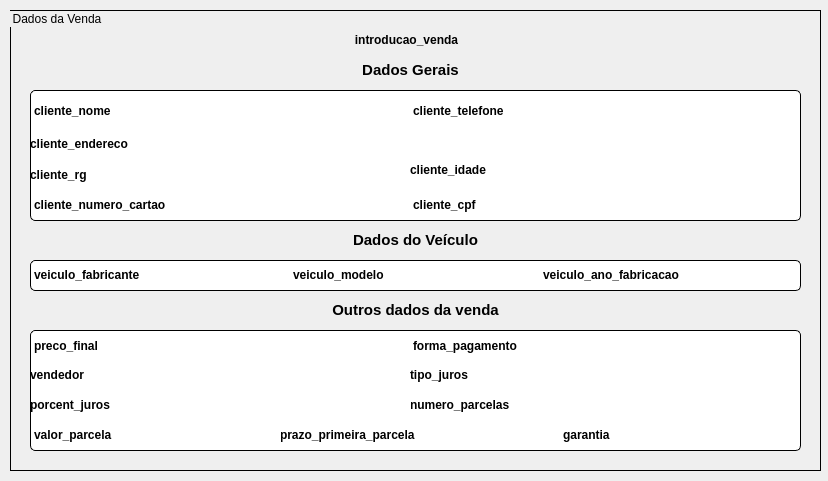
<?xml version="1.0" encoding="UTF-8"?>
<ui version="4.0">
 <class>view_vendas</class>
 <widget class="QDialog" name="view_vendas">
  <property name="geometry">
   <rect>
    <x>0</x>
    <y>0</y>
    <width>828</width>
    <height>481</height>
   </rect>
  </property>
  <property name="windowTitle">
   <string>Venda de Carros - Visualizar dados de vendas</string>
  </property>
  <property name="windowIcon">
   <iconset resource="resources/resources.qrc">
    <normaloff>:/new/prefix1/sell.png</normaloff>:/new/prefix1/sell.png</iconset>
  </property>
  <widget class="QGroupBox" name="groupBox">
   <property name="geometry">
    <rect>
     <x>10</x>
     <y>10</y>
     <width>811</width>
     <height>461</height>
    </rect>
   </property>
   <property name="styleSheet">
    <string notr="true">#groupBox {
	border: 1px solid #000000;
}</string>
   </property>
   <property name="title">
    <string>Dados da Venda</string>
   </property>
   <widget class="QLabel" name="label_introducao_venda">
    <property name="geometry">
     <rect>
      <x>16</x>
      <y>10</y>
      <width>761</width>
      <height>41</height>
     </rect>
    </property>
    <property name="styleSheet">
     <string notr="true">#label_introducao_venda {
	text-align: center;
	font-weight: bold;
}</string>
    </property>
    <property name="text">
     <string>&lt;html&gt;&lt;head/&gt;&lt;body&gt;&lt;p align=&quot;center&quot;&gt;introducao_venda&lt;/p&gt;&lt;/body&gt;&lt;/html&gt;</string>
    </property>
   </widget>
   <widget class="QLabel" name="label_cliente_nome">
    <property name="geometry">
     <rect>
      <x>20</x>
      <y>80</y>
      <width>381</width>
      <height>41</height>
     </rect>
    </property>
    <property name="styleSheet">
     <string notr="true">#label_cliente_nome {
	border-top: 1px solid #000000;
	border-left: 1px solid #000000;
	border-top-left-radius: 5px;
	background: #FFFFFF;

	font-weight: bold;
}</string>
    </property>
    <property name="text">
     <string>&lt;html&gt;&lt;head/&gt;&lt;body&gt;&lt;p&gt;cliente_nome&lt;/p&gt;&lt;/body&gt;&lt;/html&gt;</string>
    </property>
   </widget>
   <widget class="QLabel" name="label_cliente_endereco">
    <property name="geometry">
     <rect>
      <x>20</x>
      <y>119</y>
      <width>771</width>
      <height>31</height>
     </rect>
    </property>
    <property name="styleSheet">
     <string notr="true">#label_cliente_endereco {
		border-left: 1px solid #000000;
		border-right: 1px solid #000000;

		background: #FFFFFF;

		font-weight: bold;
}</string>
    </property>
    <property name="text">
     <string>&lt;html&gt;&lt;head/&gt;&lt;body&gt;&lt;p&gt;cliente_endereco&lt;/p&gt;&lt;/body&gt;&lt;/html&gt;</string>
    </property>
   </widget>
   <widget class="QLabel" name="label_cliente_telefone">
    <property name="geometry">
     <rect>
      <x>400</x>
      <y>80</y>
      <width>391</width>
      <height>41</height>
     </rect>
    </property>
    <property name="styleSheet">
     <string notr="true">#label_cliente_telefone {
		border-top: 1px solid #000000;
		border-right: 1px solid #000000;
		border-top-right-radius: 5px;
		background: #FFFFFF;

		font-weight: bold;
}</string>
    </property>
    <property name="text">
     <string>&lt;html&gt;&lt;head/&gt;&lt;body&gt;&lt;p&gt;cliente_telefone&lt;/p&gt;&lt;/body&gt;&lt;/html&gt;</string>
    </property>
   </widget>
   <widget class="QLabel" name="label_cliente_numero_cartao">
    <property name="geometry">
     <rect>
      <x>20</x>
      <y>180</y>
      <width>381</width>
      <height>31</height>
     </rect>
    </property>
    <property name="styleSheet">
     <string notr="true">#label_cliente_numero_cartao {
		border-left: 1px solid #000000;
		border-bottom: 1px solid #000000;
		border-bottom-left-radius: 5px;
		background: #FFFFFF;

		font-weight: bold;
}</string>
    </property>
    <property name="text">
     <string>&lt;html&gt;&lt;head/&gt;&lt;body&gt;&lt;p&gt;cliente_numero_cartao&lt;/p&gt;&lt;/body&gt;&lt;/html&gt;</string>
    </property>
   </widget>
   <widget class="QLabel" name="label_cliente_cpf">
    <property name="geometry">
     <rect>
      <x>400</x>
      <y>180</y>
      <width>391</width>
      <height>31</height>
     </rect>
    </property>
    <property name="styleSheet">
     <string notr="true">#label_cliente_cpf {
		border-right: 1px solid #000000;
		border-bottom: 1px solid #000000;
		border-bottom-right-radius: 5px;
		background: #FFFFFF;

		font-weight: bold;
}</string>
    </property>
    <property name="text">
     <string>&lt;html&gt;&lt;head/&gt;&lt;body&gt;&lt;p&gt;cliente_cpf&lt;/p&gt;&lt;/body&gt;&lt;/html&gt;</string>
    </property>
   </widget>
   <widget class="QLabel" name="label_cliente_rg">
    <property name="geometry">
     <rect>
      <x>20</x>
      <y>150</y>
      <width>381</width>
      <height>31</height>
     </rect>
    </property>
    <property name="styleSheet">
     <string notr="true">#label_cliente_rg {
		border-left: 1px solid #000000;
		background: #FFFFFF;

		font-weight: bold;
}</string>
    </property>
    <property name="text">
     <string>&lt;html&gt;&lt;head/&gt;&lt;body&gt;&lt;p&gt;cliente_rg&lt;/p&gt;&lt;/body&gt;&lt;/html&gt;</string>
    </property>
   </widget>
   <widget class="QLabel" name="label_cliente_idade">
    <property name="geometry">
     <rect>
      <x>400</x>
      <y>140</y>
      <width>391</width>
      <height>41</height>
     </rect>
    </property>
    <property name="styleSheet">
     <string notr="true">#label_cliente_idade {
		border-right: 1px solid #000000;
		background: #FFFFFF;

		font-weight: bold;
}</string>
    </property>
    <property name="text">
     <string>&lt;html&gt;&lt;head/&gt;&lt;body&gt;&lt;p&gt;cliente_idade&lt;/p&gt;&lt;/body&gt;&lt;/html&gt;</string>
    </property>
   </widget>
   <widget class="QLabel" name="label_vendedor">
    <property name="geometry">
     <rect>
      <x>20</x>
      <y>350</y>
      <width>381</width>
      <height>31</height>
     </rect>
    </property>
    <property name="styleSheet">
     <string notr="true">#label_vendedor {
		border-left: 1px solid #000000;
		background: #FFFFFF;

		font-weight: bold;
}</string>
    </property>
    <property name="text">
     <string>&lt;html&gt;&lt;head/&gt;&lt;body&gt;&lt;p&gt;vendedor&lt;/p&gt;&lt;/body&gt;&lt;/html&gt;</string>
    </property>
   </widget>
   <widget class="QLabel" name="label_veiculo_fabricante">
    <property name="geometry">
     <rect>
      <x>20</x>
      <y>250</y>
      <width>261</width>
      <height>31</height>
     </rect>
    </property>
    <property name="styleSheet">
     <string notr="true">#label_veiculo_fabricante {
		border-top: 1px solid #000000;
		border-left: 1px solid #000000;
		border-bottom: 1px solid #000000;
		border-top-left-radius: 5px;
		border-bottom-left-radius: 5px;
		background: #FFFFFF;

		font-weight: bold;
}</string>
    </property>
    <property name="text">
     <string>&lt;html&gt;&lt;head/&gt;&lt;body&gt;&lt;p&gt;veiculo_fabricante&lt;/p&gt;&lt;/body&gt;&lt;/html&gt;</string>
    </property>
   </widget>
   <widget class="QLabel" name="label_veiculo_modelo">
    <property name="geometry">
     <rect>
      <x>280</x>
      <y>250</y>
      <width>251</width>
      <height>31</height>
     </rect>
    </property>
    <property name="styleSheet">
     <string notr="true">#label_veiculo_modelo {
		border-top: 1px solid #000000;
		border-bottom: 1px solid #000000;
		background: #FFFFFF;

		font-weight: bold;
		text-align: center;
}</string>
    </property>
    <property name="text">
     <string>&lt;html&gt;&lt;head/&gt;&lt;body&gt;&lt;p&gt;veiculo_modelo&lt;/p&gt;&lt;/body&gt;&lt;/html&gt;</string>
    </property>
   </widget>
   <widget class="QLabel" name="label_veiculo_ano_fabricacao">
    <property name="geometry">
     <rect>
      <x>530</x>
      <y>250</y>
      <width>261</width>
      <height>31</height>
     </rect>
    </property>
    <property name="styleSheet">
     <string notr="true">#label_veiculo_ano_fabricacao {
		border-top: 1px solid #000000;
		border-right: 1px solid #000000;
		border-bottom: 1px solid #000000;
		border-top-right-radius: 5px;
		border-bottom-right-radius: 5px;
		background: #FFFFFF;

		font-weight: bold;
}</string>
    </property>
    <property name="text">
     <string>&lt;html&gt;&lt;head/&gt;&lt;body&gt;&lt;p&gt;veiculo_ano_fabricacao&lt;/p&gt;&lt;/body&gt;&lt;/html&gt;</string>
    </property>
   </widget>
   <widget class="QLabel" name="label_preco_final">
    <property name="geometry">
     <rect>
      <x>20</x>
      <y>320</y>
      <width>381</width>
      <height>31</height>
     </rect>
    </property>
    <property name="styleSheet">
     <string notr="true">#label_preco_final {
		border-top: 1px solid #000000;
		border-left: 1px solid #000000;
		border-top-left-radius: 5px;
		background: #FFFFFF;

		font-weight: bold;
}</string>
    </property>
    <property name="text">
     <string>&lt;html&gt;&lt;head/&gt;&lt;body&gt;&lt;p&gt;preco_final&lt;/p&gt;&lt;/body&gt;&lt;/html&gt;</string>
    </property>
   </widget>
   <widget class="QLabel" name="label_forma_pagamento">
    <property name="geometry">
     <rect>
      <x>400</x>
      <y>320</y>
      <width>391</width>
      <height>31</height>
     </rect>
    </property>
    <property name="styleSheet">
     <string notr="true">#label_forma_pagamento {
		border-top: 1px solid #000000;
		border-right: 1px solid #000000;
		border-top-right-radius: 5px;
		background: #FFFFFF;

		font-weight: bold;
}</string>
    </property>
    <property name="text">
     <string>&lt;html&gt;&lt;head/&gt;&lt;body&gt;&lt;p&gt;forma_pagamento&lt;/p&gt;&lt;/body&gt;&lt;/html&gt;</string>
    </property>
   </widget>
   <widget class="QLabel" name="label_tipo_juros">
    <property name="geometry">
     <rect>
      <x>400</x>
      <y>350</y>
      <width>391</width>
      <height>31</height>
     </rect>
    </property>
    <property name="styleSheet">
     <string notr="true">#label_tipo_juros {
		border-right: 1px solid #000000;
		background: #FFFFFF;

		font-weight: bold;
}</string>
    </property>
    <property name="text">
     <string>&lt;html&gt;&lt;head/&gt;&lt;body&gt;&lt;p&gt;tipo_juros&lt;/p&gt;&lt;/body&gt;&lt;/html&gt;</string>
    </property>
   </widget>
   <widget class="QLabel" name="label_numero_parcelas">
    <property name="geometry">
     <rect>
      <x>400</x>
      <y>380</y>
      <width>391</width>
      <height>31</height>
     </rect>
    </property>
    <property name="styleSheet">
     <string notr="true">#label_numero_parcelas {
		border-right: 1px solid #000000;
		background: #FFFFFF;

		font-weight: bold;
}</string>
    </property>
    <property name="text">
     <string>&lt;html&gt;&lt;head/&gt;&lt;body&gt;&lt;p&gt;numero_parcelas&lt;/p&gt;&lt;/body&gt;&lt;/html&gt;</string>
    </property>
   </widget>
   <widget class="QLabel" name="label_prazo_primeira_parcela">
    <property name="geometry">
     <rect>
      <x>270</x>
      <y>410</y>
      <width>281</width>
      <height>31</height>
     </rect>
    </property>
    <property name="styleSheet">
     <string notr="true">#label_prazo_primeira_parcela {
		border-bottom: 1px solid #000000;
		background: #FFFFFF;

		font-weight: bold;
}</string>
    </property>
    <property name="text">
     <string>&lt;html&gt;&lt;head/&gt;&lt;body&gt;&lt;p&gt;prazo_primeira_parcela&lt;/p&gt;&lt;/body&gt;&lt;/html&gt;</string>
    </property>
   </widget>
   <widget class="QLabel" name="label_valor_parcela">
    <property name="geometry">
     <rect>
      <x>20</x>
      <y>410</y>
      <width>251</width>
      <height>31</height>
     </rect>
    </property>
    <property name="styleSheet">
     <string notr="true">#label_valor_parcela {
		border-left: 1px solid #000000;
		border-bottom: 1px solid #000000;
		border-bottom-left-radius: 5px;
		background: #FFFFFF;

		font-weight: bold;
}</string>
    </property>
    <property name="text">
     <string>&lt;html&gt;&lt;head/&gt;&lt;body&gt;&lt;p&gt;valor_parcela&lt;/p&gt;&lt;/body&gt;&lt;/html&gt;</string>
    </property>
   </widget>
   <widget class="QLabel" name="label_garantia">
    <property name="geometry">
     <rect>
      <x>550</x>
      <y>410</y>
      <width>241</width>
      <height>31</height>
     </rect>
    </property>
    <property name="styleSheet">
     <string notr="true">#label_garantia {
		border-right: 1px solid #000000;
		border-bottom: 1px solid #000000;
		border-bottom-right-radius: 5px;
		background: #FFFFFF;

		font-weight: bold;
}</string>
    </property>
    <property name="text">
     <string>&lt;html&gt;&lt;head/&gt;&lt;body&gt;&lt;p&gt;garantia&lt;/p&gt;&lt;/body&gt;&lt;/html&gt;</string>
    </property>
   </widget>
   <widget class="QLabel" name="label_introducao_dados_gerais">
    <property name="geometry">
     <rect>
      <x>30</x>
      <y>40</y>
      <width>741</width>
      <height>41</height>
     </rect>
    </property>
    <property name="text">
     <string>&lt;html&gt;&lt;head/&gt;&lt;body&gt;&lt;p align=&quot;center&quot;&gt;&lt;span style=&quot; font-size:11pt; font-weight:600;&quot;&gt;Dados Gerais&lt;/span&gt;&lt;/p&gt;&lt;/body&gt;&lt;/html&gt;</string>
    </property>
   </widget>
   <widget class="QLabel" name="label_introducao_dados_veiculo">
    <property name="geometry">
     <rect>
      <x>20</x>
      <y>210</y>
      <width>771</width>
      <height>41</height>
     </rect>
    </property>
    <property name="text">
     <string>&lt;html&gt;&lt;head/&gt;&lt;body&gt;&lt;p align=&quot;center&quot;&gt;&lt;span style=&quot; font-size:11pt; font-weight:600;&quot;&gt;Dados do Veículo&lt;/span&gt;&lt;/p&gt;&lt;/body&gt;&lt;/html&gt;</string>
    </property>
   </widget>
   <widget class="QLabel" name="label_introducao_outros_dados">
    <property name="geometry">
     <rect>
      <x>20</x>
      <y>280</y>
      <width>771</width>
      <height>41</height>
     </rect>
    </property>
    <property name="text">
     <string>&lt;html&gt;&lt;head/&gt;&lt;body&gt;&lt;p align=&quot;center&quot;&gt;&lt;span style=&quot; font-size:11pt; font-weight:600;&quot;&gt;Outros dados da venda&lt;/span&gt;&lt;/p&gt;&lt;/body&gt;&lt;/html&gt;</string>
    </property>
   </widget>
   <widget class="QLabel" name="label_porcent_juros">
    <property name="geometry">
     <rect>
      <x>20</x>
      <y>380</y>
      <width>381</width>
      <height>31</height>
     </rect>
    </property>
    <property name="styleSheet">
     <string notr="true">#label_porcent_juros {
		border-left: 1px solid #000000;
		background: #FFFFFF;

		font-weight: bold;
}</string>
    </property>
    <property name="text">
     <string>&lt;html&gt;&lt;head/&gt;&lt;body&gt;&lt;p&gt;porcent_juros&lt;/p&gt;&lt;/body&gt;&lt;/html&gt;</string>
    </property>
   </widget>
  </widget>
 </widget>
 <resources>
  <include location="resources/resources.qrc"/>
 </resources>
 <connections/>
</ui>
